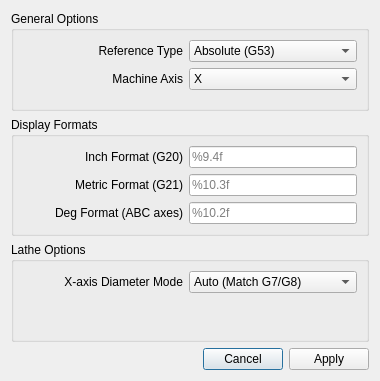
<?xml version="1.0" encoding="UTF-8"?>
<ui version="4.0">
 <class>Dialog</class>
 <widget class="QDialog" name="Dialog">
  <property name="geometry">
   <rect>
    <x>0</x>
    <y>0</y>
    <width>380</width>
    <height>381</height>
   </rect>
  </property>
  <property name="windowTitle">
   <string>DRO Editor</string>
  </property>
  <layout class="QVBoxLayout" name="verticalLayout">
   <item>
    <widget class="QGroupBox" name="groupBox_2">
     <property name="title">
      <string>General Options</string>
     </property>
     <layout class="QVBoxLayout" name="verticalLayout_3">
      <item>
       <layout class="QFormLayout" name="formLayout">
        <property name="fieldGrowthPolicy">
         <enum>QFormLayout::AllNonFixedFieldsGrow</enum>
        </property>
        <property name="labelAlignment">
         <set>Qt::AlignRight|Qt::AlignTrailing|Qt::AlignVCenter</set>
        </property>
        <item row="0" column="0">
         <widget class="QLabel" name="label">
          <property name="minimumSize">
           <size>
            <width>160</width>
            <height>0</height>
           </size>
          </property>
          <property name="text">
           <string>Reference Type</string>
          </property>
          <property name="alignment">
           <set>Qt::AlignRight|Qt::AlignTrailing|Qt::AlignVCenter</set>
          </property>
         </widget>
        </item>
        <item row="0" column="1">
         <widget class="QComboBox" name="refTypCombo">
          <item>
           <property name="text">
            <string>Absolute (G53)</string>
           </property>
          </item>
          <item>
           <property name="text">
            <string>Relative (G5x)</string>
           </property>
          </item>
          <item>
           <property name="text">
            <string>Distance To Go</string>
           </property>
          </item>
         </widget>
        </item>
        <item row="1" column="0">
         <widget class="QLabel" name="label_2">
          <property name="minimumSize">
           <size>
            <width>160</width>
            <height>0</height>
           </size>
          </property>
          <property name="text">
           <string>Machine Axis</string>
          </property>
          <property name="alignment">
           <set>Qt::AlignRight|Qt::AlignTrailing|Qt::AlignVCenter</set>
          </property>
         </widget>
        </item>
        <item row="1" column="1">
         <widget class="QComboBox" name="axisCombo">
          <item>
           <property name="text">
            <string>X</string>
           </property>
          </item>
          <item>
           <property name="text">
            <string>Y</string>
           </property>
          </item>
          <item>
           <property name="text">
            <string>Z</string>
           </property>
          </item>
          <item>
           <property name="text">
            <string>A</string>
           </property>
          </item>
          <item>
           <property name="text">
            <string>B</string>
           </property>
          </item>
          <item>
           <property name="text">
            <string>C</string>
           </property>
          </item>
          <item>
           <property name="text">
            <string>U</string>
           </property>
          </item>
          <item>
           <property name="text">
            <string>V</string>
           </property>
          </item>
          <item>
           <property name="text">
            <string>W</string>
           </property>
          </item>
         </widget>
        </item>
       </layout>
      </item>
     </layout>
    </widget>
   </item>
   <item>
    <widget class="QGroupBox" name="groupBox_3">
     <property name="title">
      <string>Display Formats</string>
     </property>
     <layout class="QVBoxLayout" name="verticalLayout_4">
      <item>
       <layout class="QFormLayout" name="formLayout_3">
        <property name="fieldGrowthPolicy">
         <enum>QFormLayout::AllNonFixedFieldsGrow</enum>
        </property>
        <property name="labelAlignment">
         <set>Qt::AlignRight|Qt::AlignTrailing|Qt::AlignVCenter</set>
        </property>
        <item row="0" column="0">
         <widget class="QLabel" name="label_7">
          <property name="minimumSize">
           <size>
            <width>160</width>
            <height>0</height>
           </size>
          </property>
          <property name="text">
           <string>Inch Format (G20)</string>
          </property>
          <property name="alignment">
           <set>Qt::AlignRight|Qt::AlignTrailing|Qt::AlignVCenter</set>
          </property>
         </widget>
        </item>
        <item row="0" column="1">
         <widget class="QLineEdit" name="inFmtEntry">
          <property name="placeholderText">
           <string>%9.4f</string>
          </property>
         </widget>
        </item>
        <item row="1" column="0">
         <widget class="QLabel" name="label_8">
          <property name="minimumSize">
           <size>
            <width>160</width>
            <height>0</height>
           </size>
          </property>
          <property name="text">
           <string>Metric Format (G21)</string>
          </property>
          <property name="alignment">
           <set>Qt::AlignRight|Qt::AlignTrailing|Qt::AlignVCenter</set>
          </property>
         </widget>
        </item>
        <item row="1" column="1">
         <widget class="QLineEdit" name="mmFmtEntry">
          <property name="placeholderText">
           <string>%10.3f</string>
          </property>
         </widget>
        </item>
        <item row="2" column="0">
         <widget class="QLabel" name="label_13">
          <property name="minimumSize">
           <size>
            <width>160</width>
            <height>0</height>
           </size>
          </property>
          <property name="text">
           <string>Deg Format (ABC axes)</string>
          </property>
          <property name="alignment">
           <set>Qt::AlignRight|Qt::AlignTrailing|Qt::AlignVCenter</set>
          </property>
         </widget>
        </item>
        <item row="2" column="1">
         <widget class="QLineEdit" name="degFmtEntry">
          <property name="placeholderText">
           <string>%10.2f</string>
          </property>
         </widget>
        </item>
       </layout>
      </item>
     </layout>
    </widget>
   </item>
   <item>
    <widget class="QGroupBox" name="groupBox">
     <property name="title">
      <string>Lathe Options</string>
     </property>
     <layout class="QVBoxLayout" name="verticalLayout_2">
      <item>
       <layout class="QFormLayout" name="formLayout_2">
        <property name="fieldGrowthPolicy">
         <enum>QFormLayout::AllNonFixedFieldsGrow</enum>
        </property>
        <property name="labelAlignment">
         <set>Qt::AlignRight|Qt::AlignTrailing|Qt::AlignVCenter</set>
        </property>
        <item row="0" column="0">
         <widget class="QLabel" name="label_9">
          <property name="minimumSize">
           <size>
            <width>160</width>
            <height>0</height>
           </size>
          </property>
          <property name="text">
           <string>X-axis Diameter Mode</string>
          </property>
          <property name="alignment">
           <set>Qt::AlignRight|Qt::AlignTrailing|Qt::AlignVCenter</set>
          </property>
         </widget>
        </item>
        <item row="0" column="1">
         <widget class="QComboBox" name="latheModeCombo">
          <item>
           <property name="text">
            <string>Auto (Match G7/G8)</string>
           </property>
          </item>
          <item>
           <property name="text">
            <string>Radius</string>
           </property>
          </item>
          <item>
           <property name="text">
            <string>Diameter</string>
           </property>
          </item>
         </widget>
        </item>
       </layout>
      </item>
     </layout>
    </widget>
   </item>
   <item>
    <widget class="QDialogButtonBox" name="buttonBox">
     <property name="orientation">
      <enum>Qt::Horizontal</enum>
     </property>
     <property name="standardButtons">
      <set>QDialogButtonBox::Apply|QDialogButtonBox::Cancel</set>
     </property>
    </widget>
   </item>
  </layout>
 </widget>
 <resources/>
 <connections>
  <connection>
   <sender>buttonBox</sender>
   <signal>accepted()</signal>
   <receiver>Dialog</receiver>
   <slot>accept()</slot>
   <hints>
    <hint type="sourcelabel">
     <x>248</x>
     <y>254</y>
    </hint>
    <hint type="destinationlabel">
     <x>157</x>
     <y>274</y>
    </hint>
   </hints>
  </connection>
  <connection>
   <sender>buttonBox</sender>
   <signal>rejected()</signal>
   <receiver>Dialog</receiver>
   <slot>reject()</slot>
   <hints>
    <hint type="sourcelabel">
     <x>316</x>
     <y>260</y>
    </hint>
    <hint type="destinationlabel">
     <x>286</x>
     <y>274</y>
    </hint>
   </hints>
  </connection>
 </connections>
</ui>
